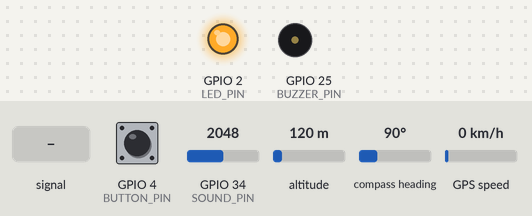
Recording of a sketch running on a simulated ESP32. On the bench: output pins drawn as LEDs (lit = HIGH), buzzer (waves = sounding). Inputs (shaded band) come from the test bench; at power-on: GPIO 34 (SOUND_PIN) = 2048, GPIO 4 (BUTTON_PIN) HIGH, altitude 120 m, compass heading 90°, GPS speed 0 km/h. WiFi joins after 1.5 s; servers stay silent unless stated; uploads are accepted with an empty reply; the GPS gets a fix after 3 s at 37.7749, -122.4194 with 8 satellites; what the sketch prints to the serial monitor is not drawn.

Above: at 2.7 s.
2.8 s: GPIO 34 (SOUND_PIN) set to 1955
At 3.6 s:
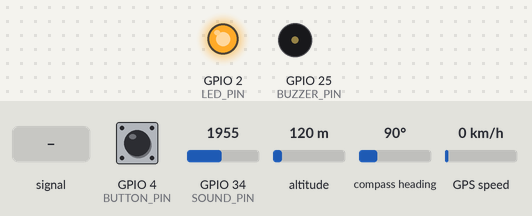
6.5 s: GPIO 34 (SOUND_PIN) fed a 200 Hz sine of ±327 counts around its level
At 6.98 s:
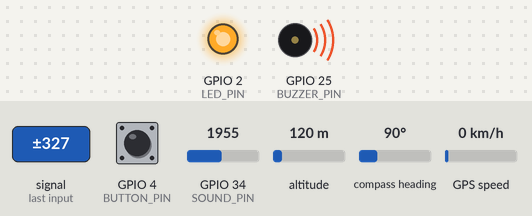
11.5 s: GPIO 4 (BUTTON_PIN) pulled LOW for 0.15 s
At 14.12 s:
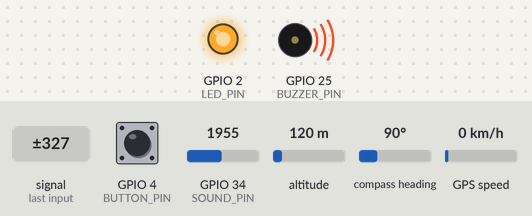
15.3 s: GPIO 34 (SOUND_PIN) set to 1460
At 16.7 s:
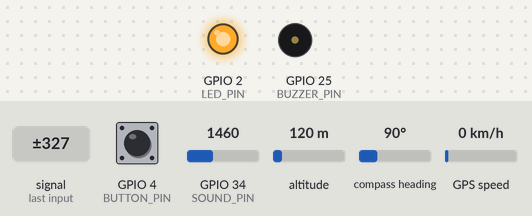
21.7 s: GPIO 4 (BUTTON_PIN) pulled LOW for 1 s
At 22.25 s:
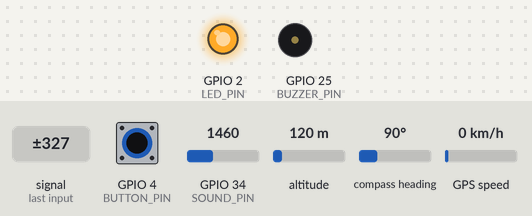
25.2 s: GPIO 34 (SOUND_PIN) fed a 2 Hz sine of ±1228 counts around its level
At 29.8 s:
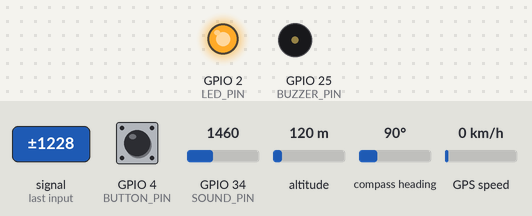
Timing chart, 0 to 33.2 s (numbered marks = the images above; inputs shaded):
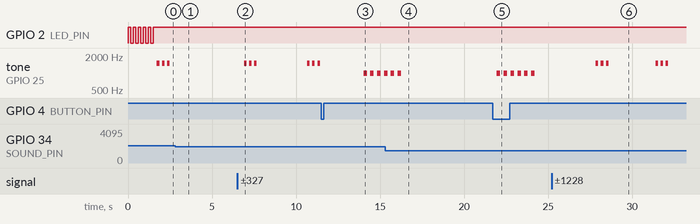

The sketch:

esp32.ino
```cpp
#include "esp_bt.h"
#include <HTTPClient.h>
#include <TinyGPS++.h>
#include <WiFi.h>


// ================= WIFI =================
const char *ssid = "Employees";
const char *password = "###HorizonU";

// ================= GPS =================
TinyGPSPlus gps;
HardwareSerial gpsSerial(2);

/*
 * ================= WIRING DIAGRAM =================
 *
 * 1. PUSH BUTTON (Tombol Darurat)
 *    - Kaki 1 tombol  -> PIN 4
 *    - Kaki 2 tombol  -> GND
 *    (Tidak perlu resistor tambahan karena software memakai INPUT_PULLUP)
 *
 * 2. BUZZER (Speaker Alarm)
 *    - Pin Positif (+) -> PIN 25
 *    - Pin Negatif (-) -> GND
 *
 * 3. SOUND SENSOR (Sensor Kebisingan Suara / Analog)
 *    - Pin AO / Out    -> PIN 34
 *    - Pin VCC         -> 3.3V
 *    - Pin GND         -> GND
 *
 * 4. MODUL GPS (contoh: Ublox Neo 6M)
 *    - Pin TX GPS      -> PIN 16 (Menuju RX2 ESP32)
 *    - Pin RX GPS      -> PIN 17 (Menuju TX2 ESP32)
 *    - Pin VCC         -> 3.3V atau 5V (Tergantung spesifikasi modul)
 *    - Pin GND         -> GND
 *
 * 5. LED STATUS
 *    - Terhubung otomatis ke LED On-Board ESP32 (PIN 2)
 * ==================================================
 */

// ================= PIN =================
#define BUTTON_PIN 4
#define BUZZER_PIN 25
#define SOUND_PIN 34
#define LED_PIN 2

// ================= CONFIG =================
int noiseThreshold = 2000;
unsigned long lastSend = 0;
int sendInterval = 10000;

// ================= DEVICE INFO =================
String device_id = "1"; // Ganti dengan ID device yang terdaftar di database
String user_id = "1";   // Ganti dengan ID user yang terdaftar di database

// ================= STATE =================
bool wifiConnected = false;
volatile bool emergencyTriggered = false;

// ================= ISR (INTERRUPT) =================
// Fungsi ini dipanggil secara otomatis HANYA detik itu spesifik tombol ditekan
void IRAM_ATTR buttonInterrupt() {
  emergencyTriggered = true;
}

// ================= SETUP =================
void setup() {
  Serial.begin(115200);

  // Matikan Bluetooth (biar ringan)
  btStop();

  // PIN MODE
  pinMode(BUTTON_PIN, INPUT_PULLUP);
  pinMode(BUZZER_PIN, OUTPUT);
  pinMode(LED_PIN, OUTPUT);

  // Buat tombol jadi prioritas (Interrupt)
  attachInterrupt(digitalPinToInterrupt(BUTTON_PIN), buttonInterrupt, FALLING);

  // GPS
  gpsSerial.setRxBufferSize(1024);
  gpsSerial.begin(9600, SERIAL_8N1, 16, 17);

  // WIFI
  connectWiFi();
}

// ================= SMART DELAY =================
static void smartDelay(unsigned long ms) {
  unsigned long start = millis();
  do {
    while (gpsSerial.available()) {
      gps.encode(gpsSerial.read());
    }
    delay(10); // sedikit jeda
  } while (millis() - start < ms);
}

// ================= LOOP =================
void loop() {

  // ===== WIFI CHECK =====
  checkWiFi();

  // ===== LED STATUS =====
  ledStatus();

  // ===== GPS READ =====
  while (gpsSerial.available()) {
    gps.encode(gpsSerial.read());
  }

  // ===== GPS DEBUG =====
  Serial.print("GPS Stats: Sats=");
  Serial.print(gps.satellites.value());
  Serial.print(", Chars=");
  Serial.print(gps.charsProcessed());
  Serial.print(", Valid=");
  Serial.println(gps.location.isValid() ? "YES" : "NO");

  // Gunakan double agar presisi desimal tidak hilang
  double lat = -999;
  double lng = -999;

  if (gps.location.isValid()) {
    lat = gps.location.lat();
    lng = gps.location.lng();
  }

  // ===== SOUND READ =====
  int soundValue = analogRead(SOUND_PIN);

  Serial.print("Sound: ");
  Serial.println(soundValue);

  // ===== CLASSIFICATION =====
  String level;
  if (soundValue < 1500)
    level = "SUNYI";
  else if (soundValue < 2500)
    level = "SEDANG";
  else
    level = "BISING";

  // ===== EMERGENCY BUTTON =====
  if (emergencyTriggered) {
    emergencyTriggered = false; // Reset status

    Serial.println("🚨 EMERGENCY BUTTON PRESSED!");
    // KIRIM KE DATABASE TERLEBIH DAHULU (LANGSUNG)
    sendLocation(lat, lng, "EMERGENCY", soundValue, level,
                 "Anak anda perlu bantuan, segera datangi ke lokasi");

    // Baru bunyikan alarm
    alarmEmergency();
    smartDelay(3000);
  }

  // ===== NOISE DETECTION =====
  if (soundValue > noiseThreshold) {
    Serial.println("🔊 NOISE DETECTED!");
    // KIRIM KE DATABASE TERLEBIH DAHULU (LANGSUNG)
    sendLocation(lat, lng, "NOISE", soundValue, level, "");

    // Baru bunyikan alarm
    alarmNoise();
    smartDelay(2000);
  }

  // ===== AUTO SEND =====
  if (millis() - lastSend > sendInterval) {
    sendLocation(lat, lng, "NORMAL", soundValue, level, "");
    lastSend = millis();
  }

  smartDelay(200);
}

// ================= WIFI CONNECT =================
void connectWiFi() {
  Serial.print("Connecting WiFi");

  WiFi.begin(ssid, password);

  while (WiFi.status() != WL_CONNECTED) {
    Serial.print(".");
    blinkFast();
  }

  Serial.println("\n✅ WiFi Connected");
  wifiConnected = true;
}

// ================= WIFI CHECK =================
void checkWiFi() {
  if (WiFi.status() != WL_CONNECTED) {
    Serial.println("⚠️ WiFi Lost!");
    wifiConnected = false;
    connectWiFi();
  } else {
    wifiConnected = true;
  }
}

// ================= LED =================
void ledStatus() {
  if (wifiConnected) {
    digitalWrite(LED_PIN, HIGH); // nyala stabil
  } else {
    blinkSlow();
  }
}

void blinkFast() {
  digitalWrite(LED_PIN, HIGH);
  delay(150);
  digitalWrite(LED_PIN, LOW);
  delay(150);
}

void blinkSlow() {
  digitalWrite(LED_PIN, HIGH);
  delay(500);
  digitalWrite(LED_PIN, LOW);
  delay(500);
}

// ================= BUZZER =================
void alarmNoise() {
  for (int i = 0; i < 3; i++) {
    tone(BUZZER_PIN, 1500);
    smartDelay(150);
    noTone(BUZZER_PIN);
    smartDelay(150);
  }
}

void alarmEmergency() {
  for (int i = 0; i < 6; i++) {
    tone(BUZZER_PIN, 1000);
    smartDelay(200);
    noTone(BUZZER_PIN);
    smartDelay(200);
  }
}

// ================= URL ENCODE =================
String urlEncode(String str) {
  String encodedString = "";
  char c;
  char code0;
  char code1;
  for (int i = 0; i < str.length(); i++) {
    c = str.charAt(i);
    if (c == ' ') {
      encodedString += '+';
    } else if (isalnum(c)) {
      encodedString += c;
    } else {
      code1 = (c & 0xf) + '0';
      if ((c & 0xf) > 9) {
        code1 = (c & 0xf) - 10 + 'A';
      }
      c = (c >> 4) & 0xf;
      code0 = c + '0';
      if (c > 9) {
        code0 = c - 10 + 'A';
      }
      encodedString += '%';
      encodedString += code0;
      encodedString += code1;
    }
  }
  return encodedString;
}

// ================= SEND DATA =================
void sendLocation(double lat, double lng, String status, int noiseValue,
                  String level, String message) {

  if (WiFi.status() == WL_CONNECTED) {

    HTTPClient http;

    String url = "http://10.61.4.155/backendIOT/send.php?";
    url += "device_id=" + device_id;
    url += "&user_id=" + user_id;

    // Hanya kirim lat/lng jika valid (bukan -999)
    if (lat != -999 && lng != -999) {
      url +=
          "&lat=" + String(lat, 8); // Kirim 8 desimal untuk tipe data DECIMAL
      url += "&lng=" + String(lng, 8);
    }

    url += "&status=" + status;
    url += "&noise=" + String(noiseValue);
    url += "&level=" + level;

    if (message != "") {
      url += "&message=" + urlEncode(message);
    }

    Serial.println("Sending Request: " + url);

    http.begin(url);
    int httpCode = http.GET();

    Serial.print("HTTP Response Code: ");
    Serial.println(httpCode);

    if (httpCode > 0) {
      String payload = http.getString();
      Serial.println("Server Response: " + payload);
    } else {
      Serial.println("Error on HTTP Request: " + http.errorToString(httpCode));
    }

    http.end();
  } else {
    Serial.println("❌ WiFi not connected");
  }
}
```

Measured:
- after the input at 2.8 s, tone on GPIO 25 (BUZZER_PIN): stops changing and stays silent
- after the input at 6.5 s, tone on GPIO 25 (BUZZER_PIN): plays 1500 Hz for 0.15 s, 1500 Hz for 0.15 s, 1500 Hz for 0.16 s, 1500 Hz for 0.16 s, 1500 Hz for 0.15 s, 1500 Hz for 0.15 s, starting after 0.41 s
- after the input at 11.5 s, tone on GPIO 25 (BUZZER_PIN): alternates 1000 Hz for 0.20 s and silent for 0.20 s, starting after 2.5 s
- after the input at 15.3 s, tone on GPIO 25 (BUZZER_PIN): goes on until 16.3 s, then stays silent
- after the input at 21.7 s, tone on GPIO 25 (BUZZER_PIN): alternates 1000 Hz for 0.20 s and silent for 0.20 s, 12 changes in all, then stays silent, starting after 0.25 s
- after the input at 25.2 s, tone on GPIO 25 (BUZZER_PIN): plays 1500 Hz for 0.15 s, 1500 Hz for 0.15 s, 1500 Hz for 0.15 s, 1500 Hz for 0.15 s, 1500 Hz for 0.15 s, 1500 Hz for 0.16 s, starting after 2.6 s
- by itself, GPIO 2 (LED_PIN): alternates HIGH for 0.15 s and LOW for 0.15 s, 10 changes in all, then stays HIGH
- by itself, tone on GPIO 25 (BUZZER_PIN): alternates 1500 Hz for 0.15 s and silent for 0.15 s
